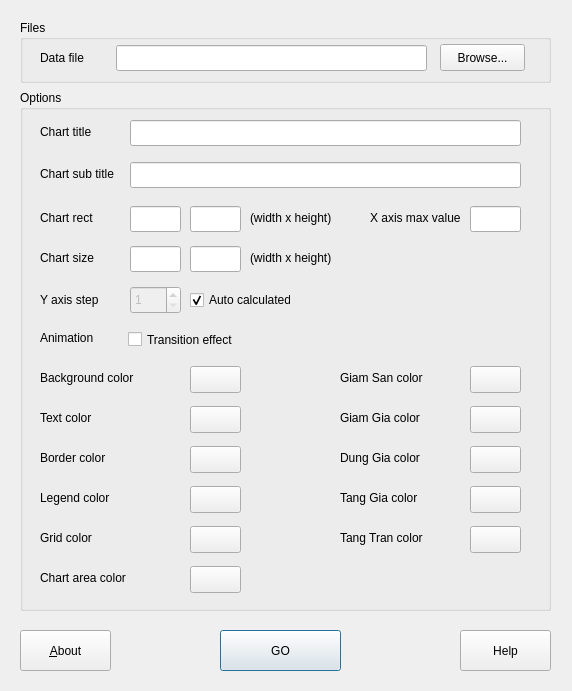
<?xml version="1.0" encoding="UTF-8"?>
<ui version="4.0">
 <class>Dialog</class>
 <widget class="QDialog" name="Dialog">
  <property name="geometry">
   <rect>
    <x>0</x>
    <y>0</y>
    <width>572</width>
    <height>691</height>
   </rect>
  </property>
  <property name="windowTitle">
   <string>Bubble chart data generator</string>
  </property>
  <property name="windowIcon">
   <iconset resource="res.qrc">
    <normaloff>:/root/bubble.png</normaloff>:/root/bubble.png</iconset>
  </property>
  <property name="styleSheet">
   <string notr="true"/>
  </property>
  <widget class="QPushButton" name="btnRun">
   <property name="geometry">
    <rect>
     <x>220</x>
     <y>630</y>
     <width>121</width>
     <height>41</height>
    </rect>
   </property>
   <property name="text">
    <string>GO</string>
   </property>
   <property name="default">
    <bool>true</bool>
   </property>
  </widget>
  <widget class="QGroupBox" name="groupBox">
   <property name="geometry">
    <rect>
     <x>20</x>
     <y>20</y>
     <width>531</width>
     <height>63</height>
    </rect>
   </property>
   <property name="styleSheet">
    <string notr="true"/>
   </property>
   <property name="title">
    <string>Files</string>
   </property>
   <property name="flat">
    <bool>false</bool>
   </property>
   <property name="checkable">
    <bool>false</bool>
   </property>
   <widget class="QLabel" name="label">
    <property name="geometry">
     <rect>
      <x>20</x>
      <y>30</y>
      <width>53</width>
      <height>16</height>
     </rect>
    </property>
    <property name="text">
     <string>Data file</string>
    </property>
   </widget>
   <widget class="QLineEdit" name="txtInputFile">
    <property name="geometry">
     <rect>
      <x>96</x>
      <y>25</y>
      <width>311</width>
      <height>26</height>
     </rect>
    </property>
   </widget>
   <widget class="QPushButton" name="btnBrowseInputFile">
    <property name="geometry">
     <rect>
      <x>420</x>
      <y>24</y>
      <width>85</width>
      <height>27</height>
     </rect>
    </property>
    <property name="text">
     <string>Browse...</string>
    </property>
   </widget>
  </widget>
  <widget class="QGroupBox" name="groupBox_2">
   <property name="geometry">
    <rect>
     <x>20</x>
     <y>90</y>
     <width>531</width>
     <height>521</height>
    </rect>
   </property>
   <property name="sizePolicy">
    <sizepolicy hsizetype="Fixed" vsizetype="Fixed">
     <horstretch>0</horstretch>
     <verstretch>0</verstretch>
    </sizepolicy>
   </property>
   <property name="title">
    <string>Options</string>
   </property>
   <widget class="QLabel" name="label_3">
    <property name="geometry">
     <rect>
      <x>20</x>
      <y>280</y>
      <width>131</width>
      <height>16</height>
     </rect>
    </property>
    <property name="text">
     <string>Background color</string>
    </property>
   </widget>
   <widget class="QPushButton" name="btnBgColor">
    <property name="geometry">
     <rect>
      <x>170</x>
      <y>276</y>
      <width>51</width>
      <height>27</height>
     </rect>
    </property>
    <property name="autoFillBackground">
     <bool>true</bool>
    </property>
    <property name="text">
     <string/>
    </property>
    <property name="default">
     <bool>false</bool>
    </property>
    <property name="flat">
     <bool>false</bool>
    </property>
   </widget>
   <widget class="QLabel" name="label_4">
    <property name="geometry">
     <rect>
      <x>20</x>
      <y>320</y>
      <width>111</width>
      <height>16</height>
     </rect>
    </property>
    <property name="text">
     <string>Text color</string>
    </property>
   </widget>
   <widget class="QPushButton" name="btnTextColor">
    <property name="geometry">
     <rect>
      <x>170</x>
      <y>316</y>
      <width>51</width>
      <height>27</height>
     </rect>
    </property>
    <property name="autoFillBackground">
     <bool>true</bool>
    </property>
    <property name="text">
     <string/>
    </property>
    <property name="default">
     <bool>false</bool>
    </property>
    <property name="flat">
     <bool>false</bool>
    </property>
   </widget>
   <widget class="QLabel" name="label_5">
    <property name="geometry">
     <rect>
      <x>20</x>
      <y>360</y>
      <width>111</width>
      <height>16</height>
     </rect>
    </property>
    <property name="text">
     <string>Border color</string>
    </property>
   </widget>
   <widget class="QPushButton" name="btnBorderColor">
    <property name="geometry">
     <rect>
      <x>170</x>
      <y>356</y>
      <width>51</width>
      <height>27</height>
     </rect>
    </property>
    <property name="autoFillBackground">
     <bool>true</bool>
    </property>
    <property name="text">
     <string/>
    </property>
    <property name="default">
     <bool>false</bool>
    </property>
    <property name="flat">
     <bool>false</bool>
    </property>
   </widget>
   <widget class="QLabel" name="label_6">
    <property name="geometry">
     <rect>
      <x>20</x>
      <y>34</y>
      <width>91</width>
      <height>16</height>
     </rect>
    </property>
    <property name="text">
     <string>Chart title</string>
    </property>
   </widget>
   <widget class="QLineEdit" name="txtChartTitle">
    <property name="geometry">
     <rect>
      <x>110</x>
      <y>30</y>
      <width>391</width>
      <height>26</height>
     </rect>
    </property>
   </widget>
   <widget class="QLabel" name="label_7">
    <property name="geometry">
     <rect>
      <x>20</x>
      <y>400</y>
      <width>111</width>
      <height>16</height>
     </rect>
    </property>
    <property name="text">
     <string>Legend color</string>
    </property>
   </widget>
   <widget class="QPushButton" name="btnLegendColor">
    <property name="geometry">
     <rect>
      <x>170</x>
      <y>396</y>
      <width>51</width>
      <height>27</height>
     </rect>
    </property>
    <property name="autoFillBackground">
     <bool>true</bool>
    </property>
    <property name="text">
     <string/>
    </property>
    <property name="default">
     <bool>false</bool>
    </property>
    <property name="flat">
     <bool>false</bool>
    </property>
   </widget>
   <widget class="QPushButton" name="btnGiamSanColor">
    <property name="geometry">
     <rect>
      <x>450</x>
      <y>276</y>
      <width>51</width>
      <height>27</height>
     </rect>
    </property>
    <property name="autoFillBackground">
     <bool>true</bool>
    </property>
    <property name="text">
     <string/>
    </property>
    <property name="default">
     <bool>false</bool>
    </property>
    <property name="flat">
     <bool>false</bool>
    </property>
   </widget>
   <widget class="QLabel" name="label_8">
    <property name="geometry">
     <rect>
      <x>320</x>
      <y>280</y>
      <width>111</width>
      <height>16</height>
     </rect>
    </property>
    <property name="text">
     <string>Giam San color</string>
    </property>
   </widget>
   <widget class="QLabel" name="label_9">
    <property name="geometry">
     <rect>
      <x>320</x>
      <y>320</y>
      <width>111</width>
      <height>16</height>
     </rect>
    </property>
    <property name="text">
     <string>Giam Gia color</string>
    </property>
   </widget>
   <widget class="QPushButton" name="btnGiamGiaColor">
    <property name="geometry">
     <rect>
      <x>450</x>
      <y>316</y>
      <width>51</width>
      <height>27</height>
     </rect>
    </property>
    <property name="autoFillBackground">
     <bool>true</bool>
    </property>
    <property name="text">
     <string/>
    </property>
    <property name="default">
     <bool>false</bool>
    </property>
    <property name="flat">
     <bool>false</bool>
    </property>
   </widget>
   <widget class="QPushButton" name="btnDungGiaColor">
    <property name="geometry">
     <rect>
      <x>450</x>
      <y>356</y>
      <width>51</width>
      <height>27</height>
     </rect>
    </property>
    <property name="autoFillBackground">
     <bool>true</bool>
    </property>
    <property name="text">
     <string/>
    </property>
    <property name="default">
     <bool>false</bool>
    </property>
    <property name="flat">
     <bool>false</bool>
    </property>
   </widget>
   <widget class="QLabel" name="label_10">
    <property name="geometry">
     <rect>
      <x>320</x>
      <y>360</y>
      <width>111</width>
      <height>16</height>
     </rect>
    </property>
    <property name="text">
     <string>Dung Gia color</string>
    </property>
   </widget>
   <widget class="QLabel" name="label_11">
    <property name="geometry">
     <rect>
      <x>320</x>
      <y>400</y>
      <width>111</width>
      <height>16</height>
     </rect>
    </property>
    <property name="text">
     <string>Tang Gia color</string>
    </property>
   </widget>
   <widget class="QPushButton" name="btnTangGiaColor">
    <property name="geometry">
     <rect>
      <x>450</x>
      <y>396</y>
      <width>51</width>
      <height>27</height>
     </rect>
    </property>
    <property name="autoFillBackground">
     <bool>true</bool>
    </property>
    <property name="text">
     <string/>
    </property>
    <property name="default">
     <bool>false</bool>
    </property>
    <property name="flat">
     <bool>false</bool>
    </property>
   </widget>
   <widget class="QLabel" name="label_12">
    <property name="geometry">
     <rect>
      <x>320</x>
      <y>440</y>
      <width>111</width>
      <height>16</height>
     </rect>
    </property>
    <property name="text">
     <string>Tang Tran color</string>
    </property>
   </widget>
   <widget class="QPushButton" name="btnTangTranColor">
    <property name="geometry">
     <rect>
      <x>450</x>
      <y>436</y>
      <width>51</width>
      <height>27</height>
     </rect>
    </property>
    <property name="autoFillBackground">
     <bool>true</bool>
    </property>
    <property name="text">
     <string/>
    </property>
    <property name="default">
     <bool>false</bool>
    </property>
    <property name="flat">
     <bool>false</bool>
    </property>
   </widget>
   <widget class="QLabel" name="label_13">
    <property name="geometry">
     <rect>
      <x>20</x>
      <y>120</y>
      <width>91</width>
      <height>16</height>
     </rect>
    </property>
    <property name="text">
     <string>Chart rect</string>
    </property>
   </widget>
   <widget class="QLineEdit" name="txtChartWidth">
    <property name="geometry">
     <rect>
      <x>110</x>
      <y>116</y>
      <width>51</width>
      <height>26</height>
     </rect>
    </property>
   </widget>
   <widget class="QLineEdit" name="txtChartHeight">
    <property name="geometry">
     <rect>
      <x>170</x>
      <y>116</y>
      <width>51</width>
      <height>26</height>
     </rect>
    </property>
   </widget>
   <widget class="QLabel" name="label_14">
    <property name="geometry">
     <rect>
      <x>230</x>
      <y>120</y>
      <width>151</width>
      <height>16</height>
     </rect>
    </property>
    <property name="text">
     <string>(width x height)</string>
    </property>
   </widget>
   <widget class="QLabel" name="label_15">
    <property name="geometry">
     <rect>
      <x>230</x>
      <y>160</y>
      <width>141</width>
      <height>16</height>
     </rect>
    </property>
    <property name="text">
     <string>(width x height)</string>
    </property>
   </widget>
   <widget class="QLineEdit" name="txtChartBgWidth">
    <property name="geometry">
     <rect>
      <x>110</x>
      <y>156</y>
      <width>51</width>
      <height>26</height>
     </rect>
    </property>
   </widget>
   <widget class="QLabel" name="label_16">
    <property name="geometry">
     <rect>
      <x>20</x>
      <y>160</y>
      <width>91</width>
      <height>16</height>
     </rect>
    </property>
    <property name="text">
     <string>Chart size</string>
    </property>
   </widget>
   <widget class="QLineEdit" name="txtChartBgHeight">
    <property name="geometry">
     <rect>
      <x>170</x>
      <y>156</y>
      <width>51</width>
      <height>26</height>
     </rect>
    </property>
   </widget>
   <widget class="QLabel" name="label_17">
    <property name="geometry">
     <rect>
      <x>20</x>
      <y>440</y>
      <width>111</width>
      <height>16</height>
     </rect>
    </property>
    <property name="text">
     <string>Grid color</string>
    </property>
   </widget>
   <widget class="QPushButton" name="btnGridColor">
    <property name="geometry">
     <rect>
      <x>170</x>
      <y>436</y>
      <width>51</width>
      <height>27</height>
     </rect>
    </property>
    <property name="autoFillBackground">
     <bool>true</bool>
    </property>
    <property name="text">
     <string/>
    </property>
    <property name="default">
     <bool>false</bool>
    </property>
    <property name="flat">
     <bool>false</bool>
    </property>
   </widget>
   <widget class="QPushButton" name="btnChartBgColor">
    <property name="geometry">
     <rect>
      <x>170</x>
      <y>476</y>
      <width>51</width>
      <height>27</height>
     </rect>
    </property>
    <property name="autoFillBackground">
     <bool>true</bool>
    </property>
    <property name="text">
     <string/>
    </property>
    <property name="default">
     <bool>false</bool>
    </property>
    <property name="flat">
     <bool>false</bool>
    </property>
   </widget>
   <widget class="QLabel" name="label_18">
    <property name="geometry">
     <rect>
      <x>20</x>
      <y>480</y>
      <width>91</width>
      <height>16</height>
     </rect>
    </property>
    <property name="text">
     <string>Chart area color</string>
    </property>
   </widget>
   <widget class="QLabel" name="label_19">
    <property name="geometry">
     <rect>
      <x>20</x>
      <y>202</y>
      <width>91</width>
      <height>16</height>
     </rect>
    </property>
    <property name="text">
     <string>Y axis step</string>
    </property>
   </widget>
   <widget class="QSpinBox" name="sbYAxisStep">
    <property name="enabled">
     <bool>false</bool>
    </property>
    <property name="geometry">
     <rect>
      <x>110</x>
      <y>196</y>
      <width>51</width>
      <height>28</height>
     </rect>
    </property>
    <property name="minimum">
     <number>1</number>
    </property>
    <property name="maximum">
     <number>100</number>
    </property>
   </widget>
   <widget class="QCheckBox" name="chkYStepAutoCalculated">
    <property name="geometry">
     <rect>
      <x>170</x>
      <y>201</y>
      <width>101</width>
      <height>18</height>
     </rect>
    </property>
    <property name="text">
     <string>Auto calculated</string>
    </property>
    <property name="checked">
     <bool>true</bool>
    </property>
   </widget>
   <widget class="QLabel" name="label_2">
    <property name="geometry">
     <rect>
      <x>20</x>
      <y>240</y>
      <width>71</width>
      <height>16</height>
     </rect>
    </property>
    <property name="text">
     <string>Animation</string>
    </property>
   </widget>
   <widget class="QCheckBox" name="chkAnimation">
    <property name="geometry">
     <rect>
      <x>108</x>
      <y>239</y>
      <width>141</width>
      <height>21</height>
     </rect>
    </property>
    <property name="text">
     <string>Transition effect</string>
    </property>
   </widget>
   <widget class="QLabel" name="label_20">
    <property name="geometry">
     <rect>
      <x>20</x>
      <y>76</y>
      <width>91</width>
      <height>16</height>
     </rect>
    </property>
    <property name="text">
     <string>Chart sub title</string>
    </property>
   </widget>
   <widget class="QLineEdit" name="txtChartSubTitle">
    <property name="geometry">
     <rect>
      <x>110</x>
      <y>72</y>
      <width>391</width>
      <height>26</height>
     </rect>
    </property>
   </widget>
   <widget class="QLineEdit" name="txtXMaxValue">
    <property name="geometry">
     <rect>
      <x>450</x>
      <y>116</y>
      <width>51</width>
      <height>26</height>
     </rect>
    </property>
   </widget>
   <widget class="QLabel" name="label_21">
    <property name="geometry">
     <rect>
      <x>350</x>
      <y>120</y>
      <width>91</width>
      <height>16</height>
     </rect>
    </property>
    <property name="text">
     <string>X axis max value</string>
    </property>
   </widget>
  </widget>
  <widget class="QPushButton" name="btnAbout">
   <property name="geometry">
    <rect>
     <x>20</x>
     <y>630</y>
     <width>91</width>
     <height>41</height>
    </rect>
   </property>
   <property name="text">
    <string>&amp;About</string>
   </property>
  </widget>
  <widget class="QPushButton" name="btnHelp">
   <property name="geometry">
    <rect>
     <x>460</x>
     <y>630</y>
     <width>91</width>
     <height>41</height>
    </rect>
   </property>
   <property name="text">
    <string>Help</string>
   </property>
  </widget>
 </widget>
 <layoutdefault spacing="6" margin="11"/>
 <resources>
  <include location="res.qrc"/>
 </resources>
 <connections/>
</ui>
